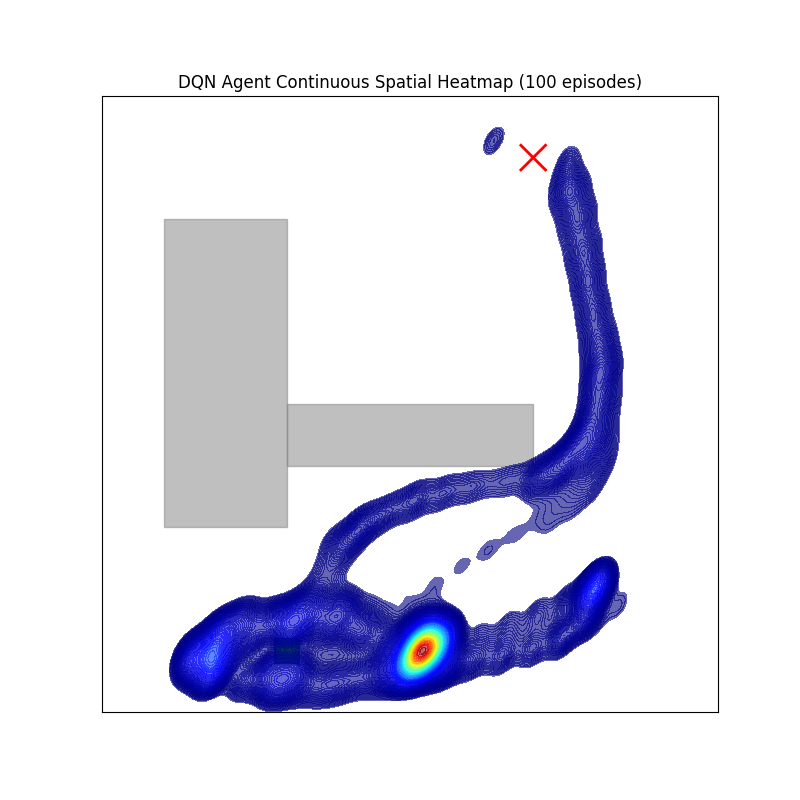

Recreate this plot in Python.
import torch
import numpy as np
import matplotlib.pyplot as plt
from matplotlib.patches import Rectangle, Circle
import seaborn as sns
from pathlib import Path
from dqn_agent import DQNConfig, DQNAgent
from environments.medium_delivery_env import MediumDeliveryEnv

# Ignore all warnings
import warnings
warnings.filterwarnings("ignore")

# Define the map configuration as provided
MAIL_DELIVERY_MAPS = {
    "default": {
        "size": (10.0, 10.0),
        "depot": (3.0, 1.0),
        "delivery": (7.0, 9.0),
        "obstacles": [
            (1, 3, 3, 8),
            (3, 4, 7, 5),
        ],
    },
}

# Fixed starting position (hardcoded)
FIXED_START_POSITION = (8.0, 1.5)  # Depot coordinates

SCALE = 1.0
MAX_LIDAR_DISTANCE = 10.0

def render_map(ax, map_config):
    """Renders the map background on a given matplotlib axis."""
    W, H = map_config["size"]
    ax.set_xlim(0, W)
    ax.set_ylim(0, H)
    ax.set_aspect('equal', adjustable='box')
    ax.set_title("DQN Agent Spatial Heatmap")
    ax.set_xticks([])
    ax.set_yticks([])

    # Draw obstacles
    for obs in map_config["obstacles"]:
        rect = Rectangle((obs[0], obs[1]), obs[2] - obs[0], obs[3] - obs[1],
                         color="gray", alpha=0.5)
        ax.add_patch(rect)

    # Draw depot
    depot = map_config["depot"]
    ax.add_patch(
        Rectangle((depot[0] - 0.2 * SCALE, depot[1] - 0.2 * SCALE), 0.4 * SCALE, 0.4 * SCALE, color="green")
    )

    # Draw delivery
    delivery = map_config["delivery"]
    offset = 0.2 * SCALE
    ax.plot([delivery[0] - offset, delivery[0] + offset], [delivery[1] - offset, delivery[1] + offset], color="red", linewidth=2 * SCALE)
    ax.plot([delivery[0] - offset, delivery[0] + offset], [delivery[1] + offset, delivery[1] - offset], color="red", linewidth=2 * SCALE)


def create_environment(config: DQNConfig):
    """Creates the medium delivery environment."""
    env = MediumDeliveryEnv(map_config=MAIL_DELIVERY_MAPS[config.map_name], render_mode=None, seed=42)
    return env

def load_model(model_path: str, config: DQNConfig, device: torch.device):
    """Loads a pre-trained DQN agent model."""
    env = create_environment(config)
    agent = DQNAgent(env.observation_space, env.action_space, config)
    # Ensure the model exists before trying to load it
    if Path(model_path).exists():
        agent.model.load_state_dict(torch.load(model_path, map_location=device))
    else:
        print(f"Warning: Model file not found at {model_path}. A new untrained model will be used.")
    agent.model.eval()
    return agent

def evaluate_and_spatial_heatmap(model_path, map_name="default", trials=20, save_path="dqn_spatial_heatmap.png"):
    """Generates a continuous spatial heatmap of the agent's movement."""
    device = torch.device("cuda" if torch.cuda.is_available() else "cpu")
    config = DQNConfig(map_name=map_name)
    env = create_environment(config)
    agent = load_model(model_path, config, device)
    agent.epsilon = 0.0  # Greedy policy for evaluation

    positions = []

    for episode in range(trials):
        obs_np, _ = env.reset()
        env.agent_x, env.agent_y = FIXED_START_POSITION
        
        done = False
        step_count = 0
        total_score = 0
        while not done:
            x = getattr(env, "agent_x", None)
            y = getattr(env, "agent_y", None)
            if x is not None and y is not None:
                positions.append((x, y))

            state = torch.from_numpy(np.asarray(obs_np, dtype=np.float32)).to(device)
            if hasattr(agent, 'get_action'):
                action = agent.get_action(state.cpu().numpy())
            else:
                q_values = agent.model(state.unsqueeze(0))
                action = torch.argmax(q_values, dim=1).item()

            next_obs_np, score, terminated, truncated, _ = env.step(action)
            total_score += score
            done = terminated or truncated
            obs_np = next_obs_np
            step_count += 1
        print(f"Episode {episode + 1}/{trials} - Steps: {step_count}, Score: {total_score}")

    env.close()

    # Create the plot
    fig, ax = plt.subplots(figsize=(8, 8))
    
    # Render the map background
    render_map(ax, MAIL_DELIVERY_MAPS[map_name])

    # Draw fixed start location
    ax.add_patch(
        Circle(FIXED_START_POSITION, 0.2 * SCALE, 
               edgecolor='blue', facecolor='none', linewidth=2)
    )

    # Overlay the heatmap using Kernel Density Estimation
    if positions:
        pos_x, pos_y = zip(*positions)
        # Explicitly get the colormap from matplotlib to avoid the ValueError
        jet_cmap = plt.get_cmap("jet")

        # KDE plot with reduced smoothing bandwidth (to make it hug the path)
        sns.kdeplot(
            x=pos_x, y=pos_y,
            cmap=jet_cmap,
            fill=True,
            ax=ax,
            alpha=0.6,
            n_levels=100,
            bw_adjust=0.5,   # Adjust the bandwidth for less smoothing
            shade=True       # Enable shading to create a soft gradient without contours
        )

    plt.xlabel("X")
    plt.ylabel("Y")
    plt.title(f"DQN Agent Continuous Spatial Heatmap ({trials} episodes)")
    plt.savefig(save_path)
    plt.close()
    print(f"Spatial heatmap saved to {save_path}")

if __name__ == "__main__":
    # In a real scenario, this would be a pre-trained model file.
    model_path = "checkpoints_dqn/model_final_model_15rngm8u.pth"
    if not Path(model_path).exists():
        Path(model_path).parent.mkdir(parents=True, exist_ok=True)
        # This part assumes DQNConfig and DQNAgent are defined elsewhere
        try:
            config = DQNConfig(map_name="default")
            env = create_environment(config)
            agent = DQNAgent(env.observation_space, env.action_space, config)
            torch.save(agent.model.state_dict(), model_path)
            print(f"Created a dummy model at {model_path} for demonstration purposes.")
        except NameError as e:
            print(f"Could not create a dummy model due to undefined components: {e}")
            pass
            
    evaluate_and_spatial_heatmap(
        model_path=model_path,
        map_name="default",
        trials=250, # Using 250 trials for better accuracy
        save_path="dqn_spatial_heatmap.png"
    )









    
# import argparse
# from pathlib import Path

# import torch
# import numpy as np
# import matplotlib.pyplot as plt
# from scipy.ndimage import gaussian_filter
# from matplotlib.patches import Rectangle

# from dqn_agent import DQNConfig, DQNAgent
# from environments.medium_delivery_env import MediumDeliveryEnv
# from maps import MAIL_DELIVERY_MAPS

# # ------------------------------------------------------------------------------
# # 1. Environment & Model Utilities
# # ------------------------------------------------------------------------------

# def make_env(map_name: str, seed: int = 42) -> MediumDeliveryEnv:
#     cfg = DQNConfig(map_name=map_name)
#     return MediumDeliveryEnv(
#         map_config=MAIL_DELIVERY_MAPS[cfg.map_name],
#         render_mode=None,
#         seed=seed
#     )

# def load_agent(model_path: str,
#                config: DQNConfig,
#                env: MediumDeliveryEnv,
#                device: torch.device) -> DQNAgent:
#     agent = DQNAgent(env.observation_space, env.action_space, config)
#     agent.model.to(device)
#     ckpt = torch.load(model_path, map_location=device)
#     agent.model.load_state_dict(ckpt)
#     agent.model.eval()
#     agent.epsilon = 0.0
#     agent.device = device
#     return agent

# # ------------------------------------------------------------------------------
# # 2. Rollout and Accumulate Visits (Histogram)
# # ------------------------------------------------------------------------------

# def collect_visit_counts(agent: DQNAgent,
#                          env: MediumDeliveryEnv,
#                          trials: int = 50,
#                          grid_size: int = 300) -> np.ndarray:
#     W, H = env.map_size
#     counts = np.zeros((grid_size, grid_size), dtype=np.int32)

#     for ep in range(trials):
#         obs, _ = env.reset()
#         done = False
#         while not done:
#             x, y = env.agent_x, env.agent_y
#             i = int(np.clip(x / W * (grid_size-1), 0, grid_size-1))
#             j = int(np.clip(y / H * (grid_size-1), 0, grid_size-1))
#             counts[j, i] += 1

#             state = torch.from_numpy(obs.astype(np.float32)).to(agent.device)
#             q = agent.model(state.unsqueeze(0))
#             action = int(q.argmax(dim=1).item())

#             obs, _, terminated, truncated, _ = env.step(action)
#             done = terminated or truncated

#         print(f"› Episode {ep+1}/{trials} done.")
#     env.close()
#     return counts

# # ------------------------------------------------------------------------------
# # 3. Draw Map + Overlay Histogram Heatmap with Threshold Masking
# # ------------------------------------------------------------------------------

# def plot_histogram_heatmap(counts: np.ndarray,
#                            map_config: dict,
#                            smooth_sigma: float = 1.2,
#                            threshold_frac: float = 0.005,
#                            cmap: str = "jet",
#                            alpha: float = 0.8,
#                            save_path: str = "dqn_spatial_heatmap.png"):
#     """
#     - Smooth the visit-count histogram with gaussian_filter
#     - Mask out any cell below threshold_frac * max(smooth)
#     - Overlay on the map, clamping colormap to [threshold, max]
#     """
#     # 1) apply Gaussian blur
#     smooth = gaussian_filter(counts.astype(np.float32), sigma=smooth_sigma)

#     # 2) threshold mask
#     vmin = smooth.max() * threshold_frac
#     smooth_masked = np.ma.masked_where(smooth < vmin, smooth)

#     # 3) draw base map
#     W, H = map_config["size"]
#     fig, ax = plt.subplots(figsize=(6,6))
#     ax.set_xlim(0, W); ax.set_ylim(0, H)
#     ax.set_aspect("equal", "box")
#     ax.set_xticks([]); ax.set_yticks([])
#     ax.set_title("DQN Visit Density (hist+blur, jet)")

#     # obstacles
#     for xmin, ymin, xmax, ymax in map_config["obstacles"]:
#         ax.add_patch(Rectangle((xmin, ymin),
#                                xmax-xmin, ymax-ymin,
#                                color="gray", alpha=0.5))

#     # depot
#     dx, dy = map_config["depot"]
#     s = 0.3
#     ax.add_patch(Rectangle((dx-s, dy-s), 2*s, 2*s, color="green"))

#     # delivery
#     gx, gy = map_config["delivery"]
#     off = 0.3
#     ax.plot([gx-off, gx+off], [gy-off, gy+off], color="red", lw=2)
#     ax.plot([gx-off, gx+off], [gy+off, gy-off], color="red", lw=2)

#     # 4) overlay heatmap, clamp to [vmin, vmax]
#     im = ax.imshow(
#         smooth_masked,
#         origin="lower",
#         extent=[0, W, 0, H],
#         interpolation="bilinear",
#         cmap=cmap,
#         alpha=alpha,
#         vmin=vmin,
#         vmax=smooth.max()
#     )

#     # 5) colorbar
#     cbar = fig.colorbar(im, ax=ax, fraction=0.046, pad=0.04)
#     cbar.set_label("Smoothed Visit Count")

#     # 6) save
#     out = Path(save_path)
#     out.parent.mkdir(parents=True, exist_ok=True)
#     plt.tight_layout()
#     plt.savefig(out, dpi=300)
#     plt.close(fig)
#     print(f"Saved histogram-based heatmap to {out.resolve()}")

# # ------------------------------------------------------------------------------
# # 4. Main
# # ------------------------------------------------------------------------------

# if __name__ == "__main__":
#     parser = argparse.ArgumentParser(
#         description="DQN spatial heatmap (histogram + blur + threshold)"
#     )
#     parser.add_argument("--model",  type=str,
#                         default="checkpoints_dqn/model_final_model_d9tr8v60.pth")
#     parser.add_argument("--map",    type=str,
#                         default="default",
#                         choices=list(MAIL_DELIVERY_MAPS.keys()))
#     parser.add_argument("--trials", type=int,   default=50,
#                         help="Number of episodes")
#     parser.add_argument("--grid",   type=int,   default=300,
#                         help="Histogram resolution")
#     parser.add_argument("--sigma",  type=float, default=1.2,
#                         help="Gaussian blur sigma (smaller=tighter)")
#     parser.add_argument("--threshold", type=float, default=0.005,
#                         help="Mask out values < threshold_frac*max")
#     parser.add_argument("--out",    type=str,   default="dqn_spatial_heatmap.png")
#     args = parser.parse_args()

#     device = torch.device("cuda" if torch.cuda.is_available() else "cpu")
#     cfg    = DQNConfig(map_name=args.map)
#     env    = make_env(args.map)
#     agent  = load_agent(args.model, cfg, env, device)

#     counts = collect_visit_counts(agent, env,
#                                   trials=args.trials,
#                                   grid_size=args.grid)

#     plot_histogram_heatmap(counts,
#                            MAIL_DELIVERY_MAPS[args.map],
#                            smooth_sigma=args.sigma,
#                            threshold_frac=args.threshold,
#                            cmap="jet",
#                            alpha=0.8,
#                            save_path=args.out)
